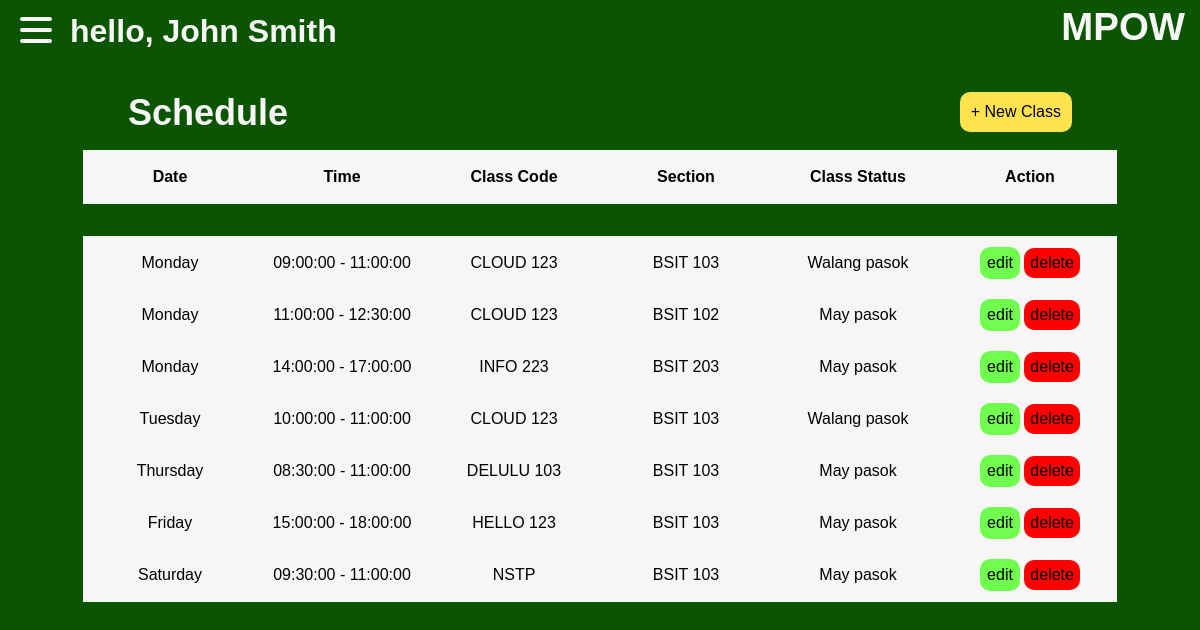
The app's page /teacherdb.php?user=smithsons with its own data.
### tables this page shows
CREATE TABLE `schedule` (
  `schedule_id` int(11) NOT NULL,
  `class_id` int(11) NOT NULL,
  `day` enum('Monday','Tuesday','Wednesday','Thursday','Friday','Saturday') NOT NULL,
  `start_time` time NOT NULL,
  `end_time` time NOT NULL,
  `classstatus` enum('May pasok','Walang pasok') NOT NULL
);

CREATE TABLE `classes` (
  `class_id` int(11) NOT NULL,
  `classcode` varchar(64) NOT NULL,
  `instructor_id` int(11) NOT NULL,
  `section` varchar(64) NOT NULL
);

### teacherdb.php (the view, shortened to what this page needs)
<?php
  $hostname = 'localhost';
  $username = 'root';
  $password = '';
  $dbname = 'mpow';
  $konek = mysqli_connect($hostname, $username, $password, $dbname);
    $result = $konek->query("SELECT s.schedule_id, s.day, s.start_time, s.end_time, s.classstatus,
    c.section AS section, c.classcode AS classcode
    FROM schedule s JOIN classes c ON c.class_id=s.class_id
    JOIN instructors i ON c.instructor_id = i.instructor_id
    WHERE c.instructor_id=1
    ORDER BY s.day, s.start_time;
    ");
    if(isset($_GET['user'])){
        $username = $_GET['user'];
    }
    $firstname = isset($_SESSION['firstname']) ? $_SESSION['firstname'] : '';
    $lastname = isset($_SESSION['lastname']) ? $_SESSION['lastname'] : '';
?>
<!DOCTYPE html>
<html lang="en">
<head>
</head>
<body>
    <div class="parent-container">
        <div class="navbar">
            <div class="container nav-container">
                <div class="hamburger-lines">
                <span class="line line1"></span>
                <span class="line line2"></span>
                <span class="line line3"></span>
                </div>
            <div class="teacherName">
                <h1>hello, <?php echo $firstname . " ". $lastname ?></h1>
            </div>
            <div class="title">
                <h1>MPOW</h1>
            </div>
            </div>
        </div>
            <div class="schedheader">
                <div class="schedh1">
                    <h1>Schedule</h1>
                </div>
                <div class="newclassbutton">
                    <a href="/webfinals/newclass.php?user=<?php echo $username; ?>">+ New Class</a>
                </div>
            </div>
    <section class="schedulearea">
            <div class="tableheader">
                <table>
                    <th>Date</th>
                    <th>Time</th>
                    <th>Class Code</th>
                    <th>Section</th>
                    <th>Class Status</th>
                    <th>Action</th>
                </table>
            </div>
            <div class="schedtable">
                <table>
                    <tbody>
                        <?php
                            foreach ($result as $row) {
                                echo "<tr>";
                                echo "<td>" . $row['day'] . "</td>";
                                echo "<td>" . $row['start_time'] . " - " . $row['end_time'] . "</td>";
                                echo "<td>" . $row['classcode'] . "</td>";
                                echo "<td>" . $row['section'] . "</td>";
                                echo "<td>" . $row['classstatus'] . "</td>";
                                echo "<td> <a href='editclass.php?edit=" . $row['schedule_id'] . "&user=" . $username . "' class='edit'>edit</a> <a href='teacherdb.php?delete=" . $row['schedule_id'] . "&user=" . $username . "' class='delete'>delete</a></td>";
                                echo "</tr>";
                            }
                            ?>
                    </tbody>
                </table>
            </div>
    </section>
</body>
</html>

### teacherdb.php (style rules this page uses)
* { padding: 0; margin: 0; }
body { background-color: #0C5500; font-family: Helvetica; }
.navbar { padding-bottom:2rem; }
.nav-container { display: flex; justify-content: space-between; align-items: center; height: 62px; }
.nav-container { display: block; position: relative; height: 60px; }
.nav-container .hamburger-lines { display: block; height: 26px; width: 32px; position: absolute; top: 17px; left: 20px; z-index: 2; display: flex; flex-direction: column; justify-content: space-between; }
.nav-container .hamburger-lines .line { display: block; height: 4px; width: 100%; border-radius: 10px; background: #f6f6f6; }
.nav-container .hamburger-lines .line1 { transform-origin: 0% 0%; transition: transform 0.4s ease-in-out; }
.nav-container .hamburger-lines .line2 { transition: transform 0.2s ease-in-out; }
.nav-container .hamburger-lines .line3 { transform-origin: 0% 100%; transition: transform 0.4s ease-in-out; }
.title { position: absolute; top: 5px; right: 15px; font-size: 1.2rem; color: #f6f6f6; }
.teacherName { position: absolute; top: 13px; left: 70px; font-size: 1rem; color: #f6f6f6; }
.parent-container { display:flex; flex-direction:column; }
.schedulearea { display:flex; flex-direction: column; align-items:center; gap:2rem; padding-top: 1rem; padding-bottom: 2rem; }
.schedulearea table { background-color: #f6f6f6; }
.schedulearea table th { width: 170px; height: 50px; }
.schedulearea table td { width: 170px; height: 50px; text-align: center; }
.schedheader { display:flex; margin-left: 8rem; margin-right: 8rem; justify-content: space-between; }
.schedheader h1 { font-size: 36px; text-align: left; color: #f6f6f6; }
.newclassbutton a { display: inline-block; color: black; padding: 11px; text-decoration:none; text-align: center; background-color: #FFE34E; border-radius: 10px; }
.edit { display: inline-block; color: black; padding: 7px; text-decoration:none; text-align: center; background-color: #70FD4D; border-radius: 10px; border: none; }
.delete { display: inline-block; color: black; padding: 6px; text-decoration:none; text-align: center; background-color: red; border-radius: 10px; border:none; }

### records on screen
schedule: day "Monday", start_time "09:00:00", end_time "11:00:00", class.classcode "CLOUD 123", class.section "BSIT 103", classstatus "Walang pasok"
schedule: day "Monday", start_time "11:00:00", end_time "12:30:00", class.classcode "CLOUD 123", class.section "BSIT 102", classstatus "May pasok"
schedule: day "Monday", start_time "14:00:00", end_time "17:00:00", class.classcode "INFO 223", class.section "BSIT 203", classstatus "May pasok"
schedule: day "Tuesday", start_time "10:00:00", end_time "11:00:00", class.classcode "CLOUD 123", class.section "BSIT 103", classstatus "Walang pasok"
schedule: day "Thursday", start_time "08:30:00", end_time "11:00:00", class.classcode "DELULU 103", class.section "BSIT 103", classstatus "May pasok"
schedule: day "Friday", start_time "15:00:00", end_time "18:00:00", class.classcode "HELLO 123", class.section "BSIT 103", classstatus "May pasok"
schedule: day "Saturday", start_time "09:30:00", end_time "11:00:00", class.classcode "NSTP", class.section "BSIT 103", classstatus "May pasok"

### other values on screen
$firstname "John"
$lastname "Smith"
